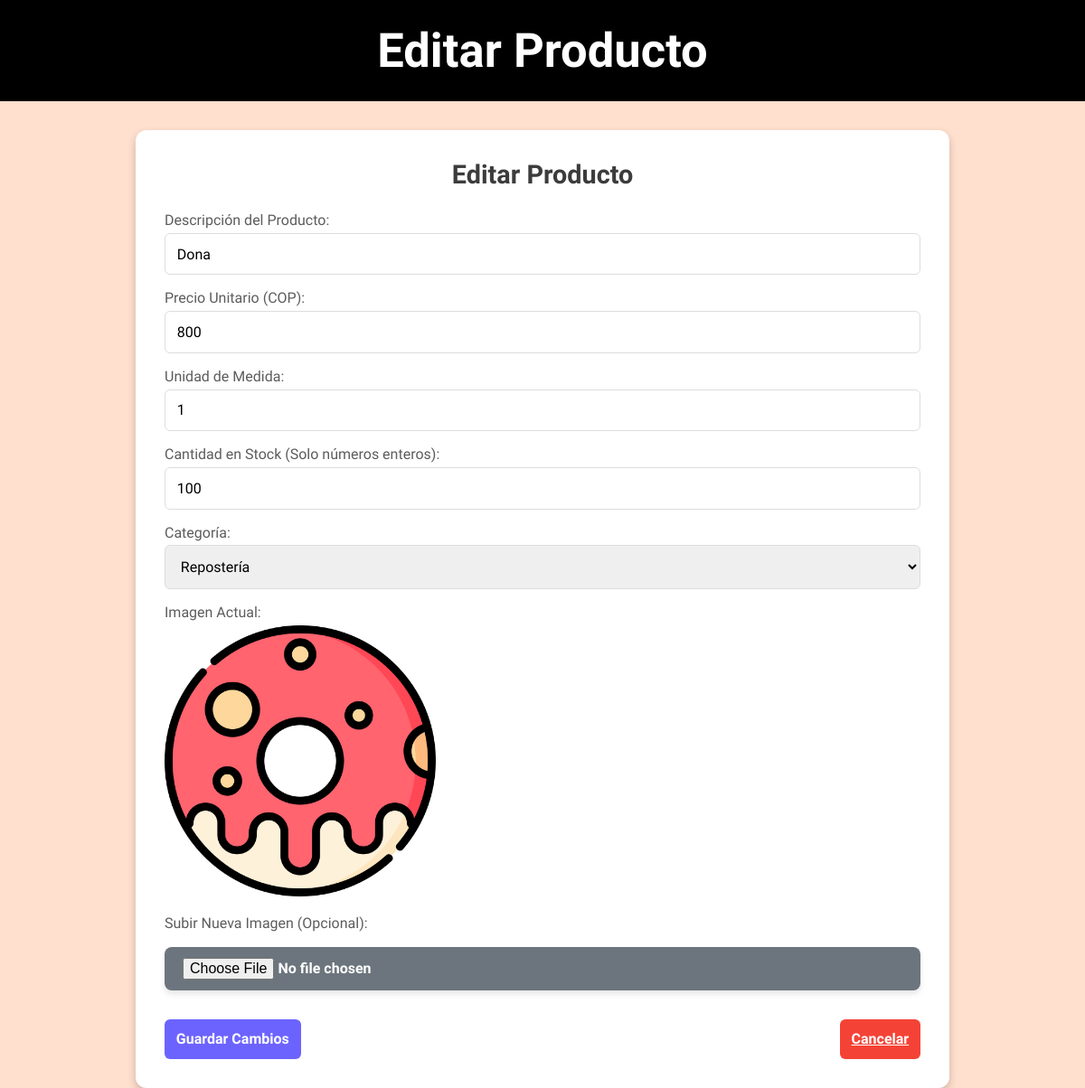
The app's page /editar_producto/4 with its own data.
### models/productos.py (models this page shows, shortened)
class Producto(Base):
    __tablename__ = 'productos'
    id = Column(Integer, primary_key=True, autoincrement=True)
    descripcion = Column(String(300), unique=True, nullable=False)
    valor_unitario = Column(Integer, nullable=False)
    unidad_medida = Column(String(3), nullable=False)
    cantidad_stock = Column(Integer, nullable=False)
    categoria_id = Column(Integer, ForeignKey('categorias.id'), nullable=False)
    imagen = Column(String(300), nullable=True)
    categoria = relationship("Categoria", back_populates="productos")

### models/categoria.py (models this page shows, shortened)
class Categoria(Base):
    __tablename__ = 'categorias'
    id = Column(Integer, primary_key=True, autoincrement=True)
    nombre = Column(String(100), unique=True, nullable=False)
    productos = relationship("Producto", back_populates="categoria")

### app.py (the view, shortened to what this page needs)
@app.route('/editar_producto/<int:id>', methods=['GET', 'POST'])
def editar_producto(id):
    producto = db_session.get(Producto, id)
    if not producto:
        flash("El producto no existe.", "error")
        return redirect(url_for('productos'))
    categorias = db_session.query(Categoria).all()
    return render_template('editar_producto.html', producto=producto, categorias=categorias)

### templates/editar_producto.html (shortened to what this page needs)
<!DOCTYPE html>
<html lang="es">
<head>
    <link rel="stylesheet" href="{{ url_for('static', filename='styles.css') }}">
</head>
<body>
    <nav>
        <div class="navbar">
            <h1>Editar Producto</h1>
        </div>
    </nav>
    <div class="contenedor">
        <h2 class="titulo">Editar Producto</h2>
        <form method="POST" action="{{ url_for('editar_producto', id=producto.id) }}" enctype="multipart/form-data">
            <div class="form-group">
                <label for="descripcion">Descripción del Producto:</label>
                <input type="text" id="descripcion" name="descripcion" value="{{ producto.descripcion }}" required>
            </div>
            <div class="form-group">
                <label for="valor_unitario">Precio Unitario (COP):</label>
                <input type="number" id="valor_unitario" name="valor_unitario" step="100" value="{{ producto.valor_unitario|int }}" required>
            </div>
            <div class="form-group">
                <label for="unidad_medida">Unidad de Medida:</label>
                <input type="text" id="unidad_medida" name="unidad_medida" value="{{ producto.unidad_medida }}" required>
            </div>
            <div class="form-group">
                <label for="cantidad_stock">Cantidad en Stock (Solo números enteros):</label>
                <input type="number" id="cantidad_stock" name="cantidad_stock" step="1" value="{{ producto.cantidad_stock|int }}" required>
            </div>
            <div class="form-group">
                <label for="categoria">Categoría:</label>
                <select id="categoria" name="categoria_id" required>
                    {% for categoria in categorias %}
                    <option value="{{ categoria.id }}" {% if categoria.id == producto.categoria_id %}selected{% endif %}>
                        {{ categoria.nombre }}
                    </option>
                    {% endfor %}
                </select>
            </div>
            <div class="form-group">
                <label for="imagen_actual">Imagen Actual:</label>
                <div class="imagen-previa">
                    {% if producto.imagen %}
                    <img src="{{ url_for('static', filename=producto.imagen) }}" alt="Imagen del producto" class="producto-img-detalle">
                    {% else %}
                    <p>No hay imagen disponible.</p>
                    {% endif %}
                </div>
            </div>
            <div class="form-group">
                <label for="imagen">Subir Nueva Imagen (Opcional):</label>
                <input type="file" id="imagen" name="imagen" class="btn-archivo">
            </div>
            <div class="btn-group">
                <button type="submit" class="btn-guardar">Guardar Cambios</button>
                <a href="{{ url_for('productos') }}" class="btn btn-cancelar">Cancelar</a>
            </div>
        </form>
    </div>
</body>
</html>

### static/styles.css (style rules this page uses)
* { font-family: "Signika Negative", sans-serif; margin: 0; padding: 0; box-sizing: border-box; }
body { width: 100%; height: 100vh; background: #ffdfcd; font-family: Arial, sans-serif; }
.navbar { display: flex; justify-content: center; align-items: center; background: black; color: white; padding: 10px; border: 15px solid black; font-size: 35px; position: relative; }
.contenedor { margin: 2rem auto; max-width: 900px; background-color: #ffffff; border-radius: 12px; padding: 2rem; box-shadow: 0 4px 10px rgba(0, 0, 0, 0.2); }
.titulo { text-align: center; margin-bottom: 1.5rem; font-size: 1.8rem; color: #3c3c3c; }
form { display: flex; flex-direction: column; gap: 1rem; }
.form-group { display: flex; flex-direction: column; }
label { font-size: 1rem; color: #5c5c5c; margin-bottom: 0.3rem; }
input, select { padding: 0.8rem; font-size: 1rem; border: 1px solid #ddd; border-radius: 6px; transition: border-color 0.3s; }
.btn { margin-top: 1rem; padding: 0.8rem; font-size: 1rem; font-weight: bold; text-align: center; background-color: #6c63ff; color: white; border: none; border-radius: 6px; cursor: pointer; transition: background-color 0.3s; }
.btn-cancelar { background-color: #f44336; color: white; }
.btn-group { display: flex; justify-content: space-between; }
.btn-archivo { padding: 12px 20px; background-color: #6c757d; color: white; border: none; border-radius: 8px; cursor: pointer; font-size: 16px; font-weight: bold; transition: all 0.3s ease; display: inline-block; margin-top: 12px; box-shadow: 0 4px 6px rgba(0, 0, 0, 0.1); text-align: center; }
.btn-guardar { margin-top: 1rem; padding: 0.8rem; font-size: 1rem; font-weight: bold; text-align: center; background-color: #6c63ff; color: white; border: none; border-radius: 6px; cursor: pointer; transition: background-color 0.3s; }
.producto-img-detalle { max-width: 100%; max-height: 300px; object-fit: contain; border-radius: 15px; }

### records on screen
Producto: descripcion "Dona", valor_unitario "800", unidad_medida "1", cantidad_stock "100", categoria_id "Repostería", imagen (picture)
